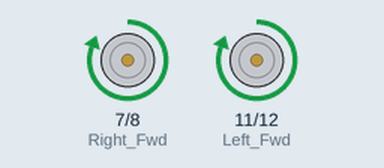
Bench run of a sketch on a simulated Arduino Uno, built with avr-gcc and run on an emulated ATmega328P. Parts: motor-driver pin pairs drawn as motors (green arrow = first pin HIGH = forward, orange = second pin HIGH = backward, longer = more drive, scaled by the enable pin).

Above: at 0.1 s.
At 10.6 s:
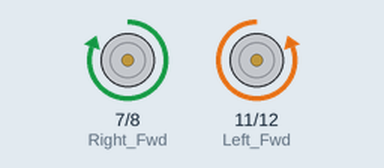
At 20.0 s:
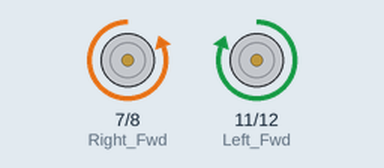
Timing chart, 0 to 22.3 s (numbered marks = the images above):
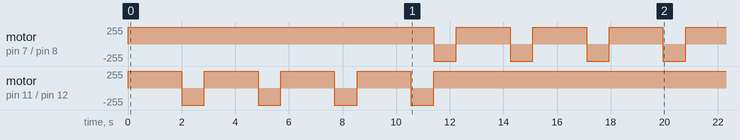

The sketch:

Story_7.ino
```cpp
const int Left_Rev = 12;
const int Left_Fwd = 11;
const int Left_Enable = 10;
const int Right_Enable = 9;
const int Right_Rev = 8;
const int Right_Fwd = 7;

void forward()
{
  digitalWrite(Left_Enable, HIGH);
  digitalWrite(Right_Enable, HIGH);
  digitalWrite(Left_Fwd, HIGH);
  digitalWrite(Right_Fwd, HIGH);
  digitalWrite(Left_Rev, LOW);
  digitalWrite(Right_Rev, LOW);
}
void stop()
{
  digitalWrite(Left_Enable, LOW);
  digitalWrite(Right_Enable, LOW);
  digitalWrite(Left_Fwd, LOW);
  digitalWrite(Right_Fwd, LOW);
  digitalWrite(Left_Rev, LOW);
  digitalWrite(Right_Rev, LOW);
}
void left()
{
  digitalWrite(Left_Enable, HIGH);
  digitalWrite(Right_Enable, HIGH);
  digitalWrite(Left_Fwd, LOW);
  digitalWrite(Left_Rev, HIGH);
  digitalWrite(Right_Fwd, HIGH);
  digitalWrite(Right_Rev, LOW);
}
void right()
{
  digitalWrite(Left_Enable, HIGH);
  digitalWrite(Right_Enable, HIGH);
  digitalWrite(Left_Fwd, HIGH);
  digitalWrite(Right_Fwd, LOW);
  digitalWrite(Left_Rev, LOW);
  digitalWrite(Right_Rev, HIGH);
}
void figure_of_eight()
{
  for (int i = 0; i < 4; i++)
  {
    forward();
    delay(2000);
    left();
    delay(850);
  }
  for (int i = 0; i < 4; i++)
  {
    right();
    delay(850);
    forward();
    delay(2000);
  }
}


void setup()
{
  pinMode(Left_Rev, OUTPUT);
  pinMode(Left_Fwd, OUTPUT);
  pinMode(Left_Enable, OUTPUT);
  pinMode(Right_Enable, OUTPUT);
  pinMode(Right_Rev, OUTPUT);
  pinMode(Right_Fwd, OUTPUT);

  figure_of_eight();
}

void loop()
{
}
```
